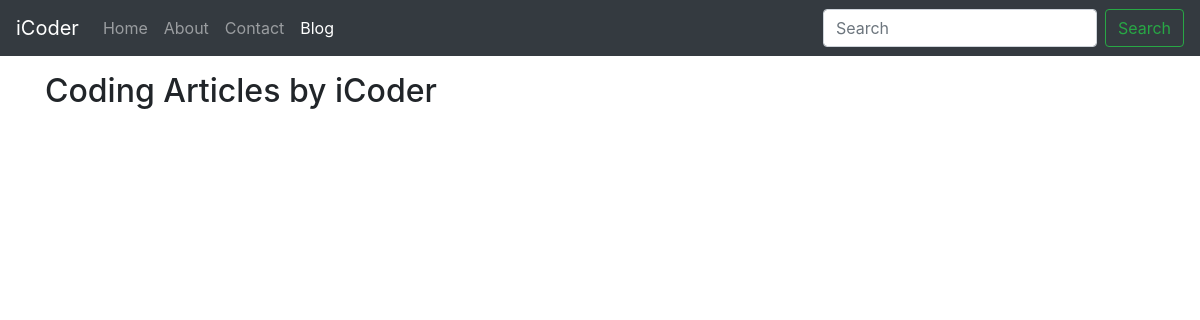
The page /blog/ on the database as committed earlier.
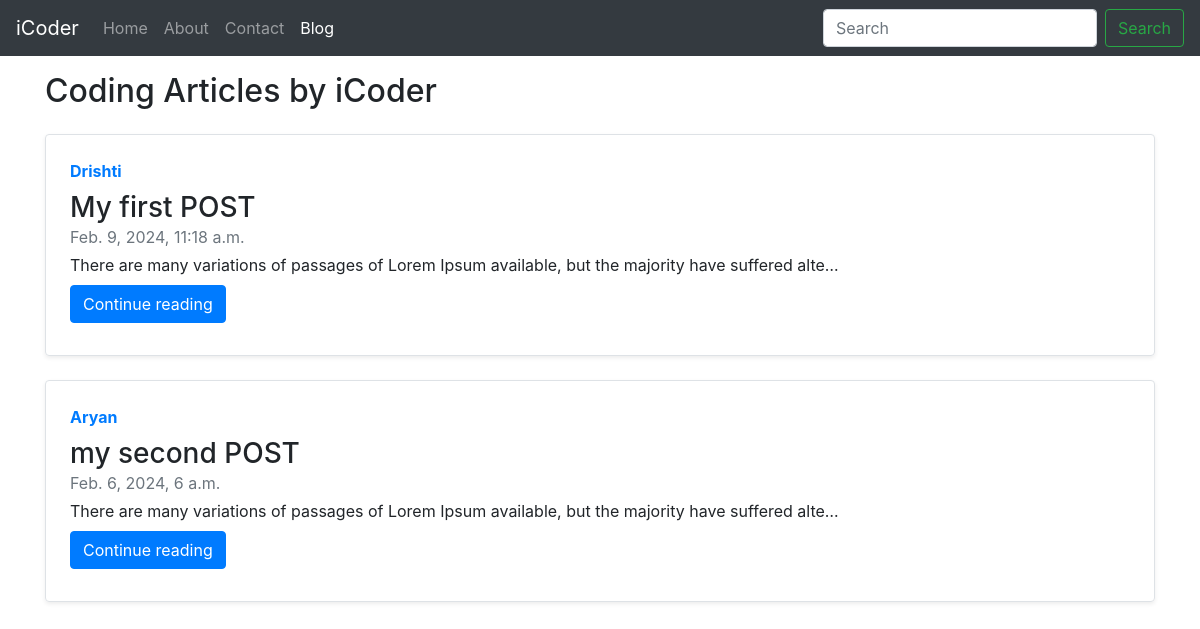
The same page on the database as committed later.
### blog/models.py (models this page shows, shortened)
class Post(models.Model):
    s_no = models.AutoField(primary_key=True)
    title = models.CharField (max_length=50)
    content = models.TextField()
    author = models.CharField (max_length=50)
    slug= models.CharField (max_length=130)
    timestamp = models.DateTimeField(blank=True)

### blog/views.py (the view)
# urls.py: path('', views.blogHome, name="bloghome"),
def blogHome(request):
        allPosts= Post.objects.all()
        context={'allPosts': allPosts}
        return render(request, 'blog/blogHome.html', context)

### templates/blog/blogHome.html (shortened to what this page needs)
{% extends 'base.html' %}
{% block blogactive %} active {% endblock blogactive %}
{% block body %}
<div class="container my-3">
    <h2>Coding Articles by iCoder</h2>
    {%for post in allPosts%}
    <div class="row no-gutters border rounded overflow-hidden flex-md-row mb-4 shadow-sm h-md-250 my-4 position-relative">
        <div class="col p-4 d-flex flex-column position-static">
            <strong class="d-inline-block mb-2 text-primary">{{post.author}}</strong>
            <h3 class="mb-0">{{post.title}} </h3>
            <div class="mb-1 text-muted">{{post.timestamp}}</div>
            <p class="card-text mb-auto">{{post.content|truncatechars:100}}</p>
            <div class="my-2">
            	<a href="/blog/{{post.slug}}" role="button" class="btn btn-primary">Continue reading</a>
            </div>
        </div>
    </div>
    {% endfor %}
 {% endblock %}

### templates/base.html (shortened to what this page needs)
<!doctype html>
<html lang="en">
  <head>
    <link rel="stylesheet" href="https://stackpath.bootstrapcdn.com/bootstrap/4.5.2/css/bootstrap.min.css">
  </head>
  <body>
    <nav class="navbar navbar-expand-lg navbar-dark bg-dark">
        <a class="navbar-brand" href="/">iCoder</a>
        <div class="collapse navbar-collapse" id="navbarSupportedContent">
          <ul class="navbar-nav mr-auto">
            <li class="nav-item {% block homeactive %}  {% endblock homeactive %}">
              <a class="nav-link" href="/">Home <span class="sr-only">(current)</span></a>
            </li>
            <li class="nav-item {% block aboutactive %}  {% endblock aboutactive %}" >
              <a class="nav-link" href="/about">About</a>
            </li>
            <li class="nav-item {% block contactactive %}  {% endblock contactactive %} ">
              <a class="nav-link" href="/contact">Contact</a>
            </li>
            <li class="nav-item {% block blogactive %}  {% endblock blogactive %} ">
              <a class="nav-link" href="/blog">Blog</a>
            </li>
          </ul>
          <form class="form-inline my-2 my-lg-0" action="/search" method="post">           {% csrf_token %}
            <input class="form-control mr-sm-2" type="search" placeholder="Search" aria-label="Search" name='query', id='query'>
            <button class="btn btn-outline-success my-2 my-sm-0" type="submit">Search</button>
          </form>
        </div>
      </nav>
      {% block body %}  {% endblock body %}
  </body>
</html>

Rows that differ between the two databases and show on the page:
added Post: author "Drishti", title "My first POST", timestamp "Feb. 9, 2024, 11:18 a.m.", content "There are many variations of passages of Lorem Ipsum available, but the majority have suffered alte…"
added Post: author "Aryan", title "my second POST", timestamp "Feb. 6, 2024, 6 a.m.", content "There are many variations of passages of Lorem Ipsum available, but the majority have suffered alte…"
